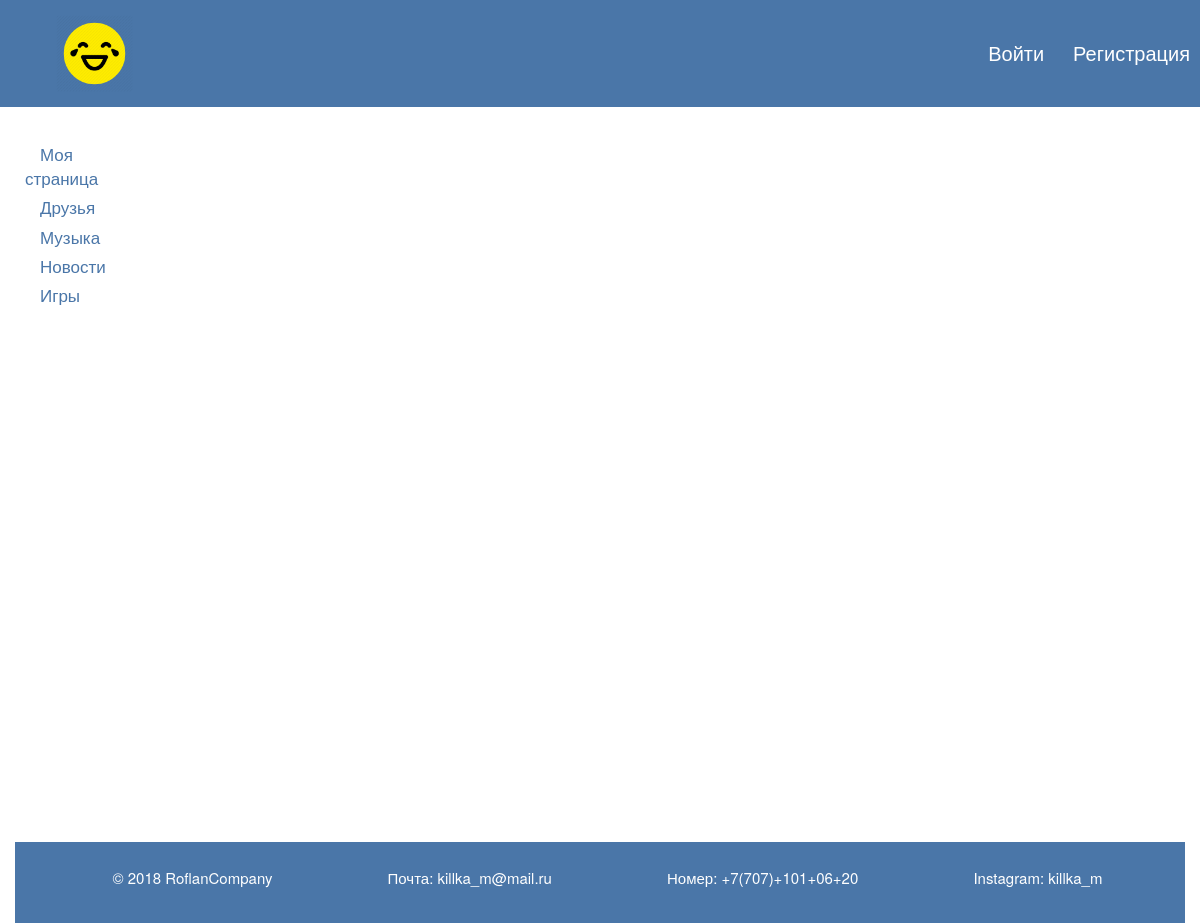
Before: / with the older database file.
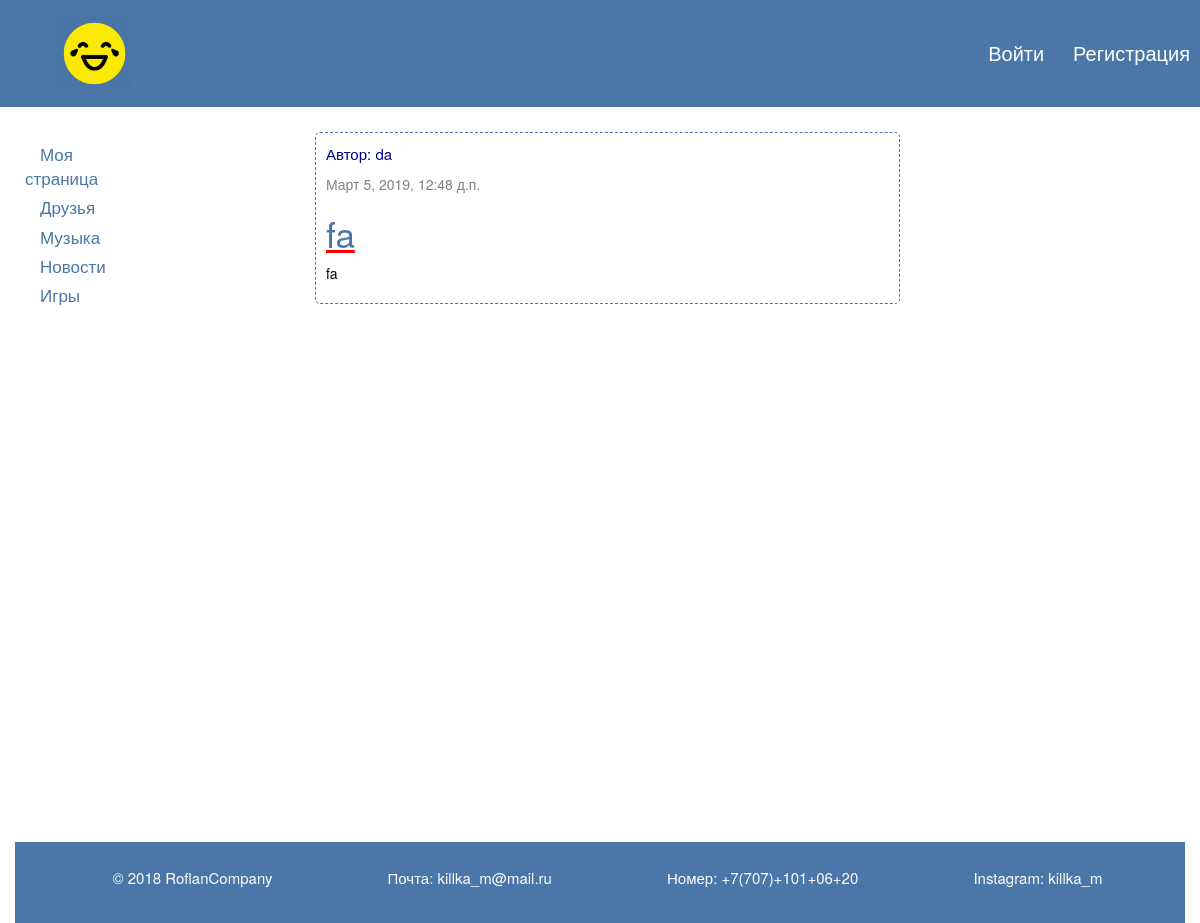
After: the same page with the newer database file.
### mysocial/models.py (models this page shows, shortened)
class Post(models.Model):
    author = models.ForeignKey(settings.AUTH_USER_MODEL, on_delete=models.CASCADE)
    title = models.CharField(max_length=200)
    image = models.ImageField(null=True, blank=True, width_field="width_field", height_field="height_field")
    height_field=models.IntegerField(default=330)
    width_field = models.IntegerField(default=330)
    text = models.TextField()
    created_date = models.DateTimeField(default=timezone.now)
    published_date = models.DateTimeField(blank=True, null=True)

### mysocial/views.py (the view)
# urls.py: path('', views.com_list, name='com_list'),\
def com_list(request):
    posts = Post.objects.filter(published_date__lte=timezone.now()).order_by('-published_date')
    return render(request, 'mysocial/com_list.html', {'posts': posts})

### mysocial/templates/mysocial/com_list.html (shortened to what this page needs)
{% extends 'mysocial/base.html' %}
{% block content %}
                {% for post in posts %}
                    <div class="post">
                        <p class="author"> Автор: {{ post.author}} <p style="color:gray;">{{ post.published_date }}</p></p>
                        <h1><a href="{% url 'com_detail' pk=post.pk %}">{{ post.title }}</a></h1>
                        <p style="color:black">{{ post.text|linebreaksbr }}</p>
                    </div>
                {% endfor %}
{% endblock %}

### mysocial/templates/mysocial/base.html (shortened to what this page needs)
<html>
    <head>
        <link rel="stylesheet" href="//maxcdn.bootstrapcdn.com/bootstrap/3.2.0/css/bootstrap.min.css">
        <link rel="stylesheet" href="//maxcdn.bootstrapcdn.com/bootstrap/3.2.0/css/bootstrap-theme.min.css">
        {% load static %}
        <link rel="stylesheet" href="{% static 'css228/social.css' %}">
    </head>
    <body>
    <header>
        <div class="header">
        <div class="header__section">
            <div class="header__item headerlogo">
                <a href="/"><img class="Imag" src="{% static 'Images/rofl1.png' %}"></a>
            </div>
				<div class="headerButton">
                    {% if user.is_authenticated %}
                    <a href="/logout">Выйти</a>
                    {% else %}
                    <a href="/login">Войти</a>
                    <a href="/register">Регистрация</a>
                    {% endif %}
				</div>
		</div>
            </div>
    </header>
    <div class="container">
    <div class="art">
        <ul class="ssilki">
            <li><a href="/Mypage">Моя страница</a></li>
            <li><a href="/Friends">Друзья</a></li>
            <li><a href="/Musicc">Музыка</a></li>
            <li><a href="/Feed">Новости</a></li>
            <li><a href="/Games">Игры</a></li>
        </ul>
    </div>
        <div class="content">
            {% block content %}
            {% endblock %}
        </div>
    <footer>
        <div class="footerp">
            <p>&copy; 2018 RoflanCompany</p>
            <p>Почта: killka_m@mail.ru</p>
            <p>Номер: +7(707)+101+06+20</p>
            <p>Instagram: killka_m</p>
        </div>
    </footer>
    </div>
</body>
</html>

### mysocial/static/css228/social.css (style rules this page uses)
body { background-color: white; }
.art { display:flex; flex-flow: column ; background-color: white; width:10%; color:white; position: absolute; left:0; }
.author { color:darkblue; font-size: 15px; }
.art a { color: blue; margin-left: 15px; }
.content { display:flex; flex-flow: column ; width:50%; position: relative; margin-left: 300px; margin-top: 5px; color:#4a76a8; }
.content a { color: #4a76a8; }
.ssilki { margin-top:30px; margin-left: 25px; height:100%; }
.ssilki a { color:#4a76a8; text-decoration:none; }
.ssilki li { margin-top:5px; font-size: 17px; list-style-type: none; }
.container { width: 100%; height:100%; }
.post { padding: 10px; border:1px dashed #4a76a8; margin-top: 20px; border-radius: 5px; color:darkblue; width: 100%; }
.post h1 { color:red; font-size: 35px; text-decoration: underline; }
.header { width:100%; padding:10px; color: white; background-color: #4a76a8; }
.header__section { display:flex; align-items:center; background-color: #4a76a8; justify-content:space-between; }
.header__item { padding:5px; font-size:20px; margin-left:5px; }
.header__item a { color:white; }
.headerlogo { font-size:50px; font-weight: bold; color: Indigo; }
.headerlogo img { width:15%; margin-left: 7%; }
* { margin: 0; padding: 0; }
.content { min-height: calc(100vh - 80px); }
footer { margin-top: 10px; background-color: #4a76a8; font-size: 15px; width:100%; padding: 25px; }
.footerp { display:flex; flex-flow: row wrap; margin-left: 15px; color:white; justify-content:space-around; }
.headerButton a { margin-left: 25px; text-decoration: none; color:white; font-size: 20px; }

Changed rows visible on the page:
added Post: author "da", published_date "Март 5, 2019, 12:48 д.п.", title "fa", text "fa"
